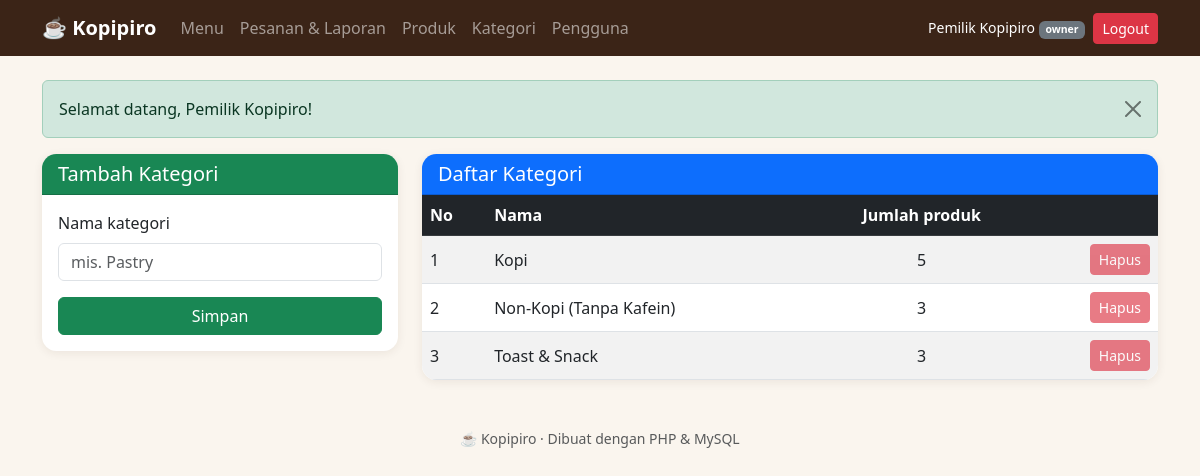
The page /owner/categories.php (signed in) on the database its author committed.
### tables this page shows
CREATE TABLE `categories` (
  `id` int(10) unsigned NOT NULL AUTO_INCREMENT,
  `name` varchar(50) NOT NULL,
  PRIMARY KEY (`id`),
  UNIQUE KEY `uq_categories_name` (`name`)
);

### owner/categories.php (the view, shortened to what this page needs)
<?php
include __DIR__ . '/../init.php';
$categories = db_all($conn, "SELECT c.id, c.name, COUNT(p.id) AS product_count FROM categories c LEFT JOIN products p ON p.category_id = c.id GROUP BY c.id ORDER BY c.id");
include __DIR__ . '/../header.php';
?>
<div class="row g-4">
    <div class="col-md-4">
        <div class="card kp-card">
            <div class="card-header bg-success text-white"><h5 class="mb-0">Tambah Kategori</h5></div>
            <div class="card-body">
                <form method="POST" action="">
                    <div class="mb-3">
                        <label for="name" class="form-label">Nama kategori</label>
                        <input type="text" class="form-control" id="name" name="name" maxlength="50" required placeholder="mis. Pastry">
                    </div>
                    <div class="d-grid"><button class="btn btn-success" type="submit">Simpan</button></div>
                </form>
            </div>
        </div>
    </div>
    <div class="col-md-8">
        <div class="card kp-card">
            <div class="card-header bg-primary text-white"><h5 class="mb-0">Daftar Kategori</h5></div>
            <table class="table table-striped align-middle mb-0">
                <thead class="table-dark"><tr><th>No</th><th>Nama</th><th class="text-center">Jumlah produk</th><th></th></tr></thead>
                <tbody>
                    <?php $no = 1; foreach ($categories as $c): ?>
                        <tr>
                            <td><?= $no++ ?></td>
                            <td><?= e($c['name']) ?></td>
                            <td class="text-center"><?= (int) $c['product_count'] ?></td>
                            <td class="text-end">
                                <form method="POST" action="" class="m-0" onsubmit="return confirm('Hapus kategori ini?')">
                                    <button type="submit" class="btn btn-sm btn-danger" <?= $c['product_count'] > 0 ? 'disabled title="Masih dipakai produk"' : '' ?>>Hapus</button>
                                </form>
                            </td>
                        </tr>
                    <?php endforeach; ?>
                </tbody>
            </table>
        </div>
    </div>
</div>
<?php include __DIR__ . '/../footer.php'; ?>

### assets/style.css (style rules this page uses)
:root { --kp-dark: #3b2417; --kp-brown: #8a5230; --kp-accent: #c8803c; --kp-cream: #faf5ee; }
body { background: var(--kp-cream); color: #2d2018; }
.kp-card { border: 0; border-radius: .9rem; box-shadow: 0 2px 10px rgba(59, 36, 23, .08); overflow: hidden; transition: transform .15s; }

### rows shown on the page
categories: name "Kopi", product_count "5"
categories: name "Non-Kopi (Tanpa Kafein)", product_count "3"
categories: name "Toast & Snack", product_count "3"

### other values the page prints
$_SESSION['name'] "Pemilik Kopipiro"
current_role() "owner"
$f['msg'] "Selamat datang, Pemilik Kopipiro!"
